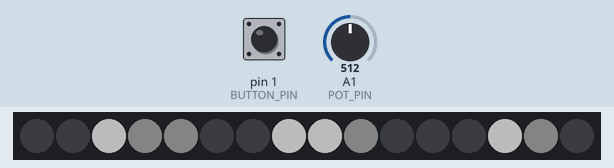
Simulated run of this sketch. Board: Arduino Uno, built with avr-gcc and run on an emulated ATmega328P. Shown: 16 RGB LEDs in strip order, left to right. The inputs (shaded band) are chosen by the test bench; at power-on: pin 1 (BUTTON_PIN) HIGH, A1 (POT_PIN) = 512. Dim RGB values are drawn brighter than linear; colours are those a GRB WS2812 strip shows for the declared byte order; random numbers use the default seed unless the sketch sets one.

Above: at 3.2 s.
3.3 s: pin 1 (BUTTON_PIN) pulled LOW for 0.15 s
At 4.4 s:
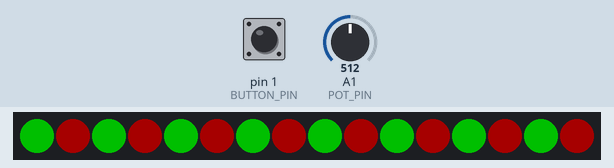
6.4 s: pin 1 (BUTTON_PIN) pulled LOW for 1 s
At 7.79 s:
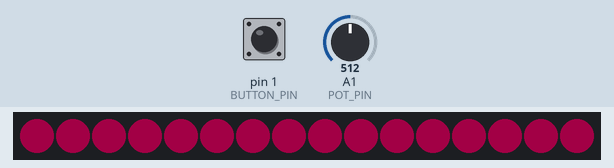
8.0 s: A1 (POT_PIN) set to 122
At 8.19 s:
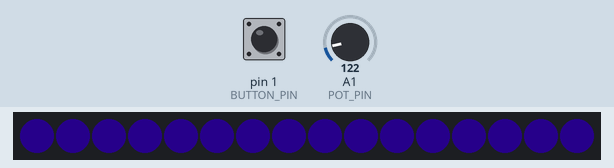
9.9 s: pin 1 (BUTTON_PIN) pulled LOW for 0.15 s
10.6 s: A1 (POT_PIN) set to 170
At 10.67 s:
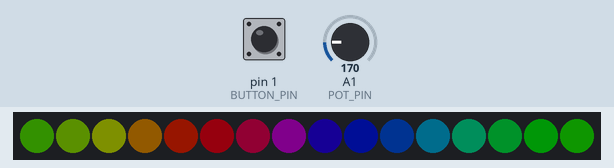
13.6 s: A1 (POT_PIN) set to 0
At 13.79 s:
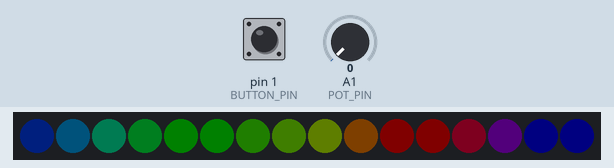
Timing chart, 0 to 16.5 s (numbered marks = the images above; inputs shaded):
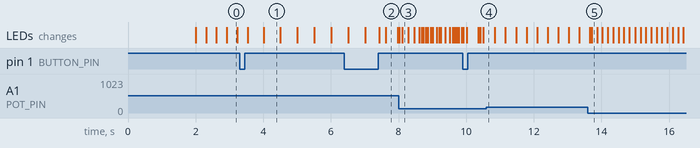

The sketch:

Led_Tree.ino
```cpp
#include <FastLED.h>

//#include <avr/interrupt.h>
#define NUM_LEDS 16
#define DATA_PIN 0
#define POT_PIN A1
#define BUTTON_PIN 1
#define MIN_BRIGHTNESS 5
#define MAX_BRIGHTNESS 160
#define NUM_PATTERNS 7
CRGB leds[NUM_LEDS];
volatile int pattern = 0;
unsigned long sensorDelay = 40;
unsigned long lastSensor = 0;
bool lastButtonState = HIGH;
int timer;


void redGreen() {
  if (timer%1000>500) {
    for (int i = 0; i < NUM_LEDS; i++) {
      if (i % 2)
        leds[i] = CRGB::Red;
       else
        leds[i] = CRGB::Green;
    }
  }
  else
  {
    for (int i = 0; i < NUM_LEDS; i++) {
      if (i % 2)
        leds[i] = CRGB::Green;
      else
        leds[i] = CRGB::Red;
    }
  }
}

void fallingLights(){
  int state = 3-(timer%2000)/500;
  for (int i = 0; i<4; i++){
    leds[i*4+(state+i)%4] = CRGB::White;
  }
  fadeToBlackBy(leds,16,20);
}

//Sweep around the HSV spectrum once every 5 seconds
void hueSweep() {
  byte hue = timer / 20;
  CRGB currColor = CHSV(hue, 255,200);
  for(int i = 0; i < NUM_LEDS; ++i) {
    leds[i] = currColor;
  }
}
void dark(){
   for (int i = 0; i< NUM_LEDS;i++){
      leds[i]=CRGB::Black;
   }
}
void rainbow(){
   byte hue = timer / 20;
   fill_rainbow(leds,NUM_LEDS,hue,16);
}
void glitter(){
  if( random8() < 50)
    leds[ random16(NUM_LEDS) ] += CRGB::White;
}

void setup() {
  delay(2000);
  pinMode(BUTTON_PIN, INPUT_PULLUP);
  FastLED.addLeds<WS2812B, DATA_PIN, RGB>(leds, NUM_LEDS);
  FastLED.setBrightness(40);
}

void loop() {
  timer = millis()%10000;
  switch(pattern){
    case 0:
      fallingLights();
    break;
    case 1:
      redGreen();
    break;
    case 2:
      hueSweep();
    break;
    case 3:
      rainbow();
    break;
    case 4:
      rainbow();
      glitter();
    break;
    case 5:
      switch(timer/2000){
          case 0:
            fallingLights();
          break;
          case 1:
            redGreen();
          break;
          case 2:
            hueSweep();
          break;
          case 3:
            rainbow();
          break;
          case 4:
            rainbow();
            glitter();
          break;
      }
    break;
    case 6:
      dark();
    break;
  }
  FastLED.show();

  int reading = analogRead(POT_PIN);
  FastLED.setBrightness(map(reading, 0, 1023, MIN_BRIGHTNESS, MAX_BRIGHTNESS));

  bool buttonState = digitalRead(BUTTON_PIN);
  if(buttonState != lastButtonState && buttonState == HIGH) {
    ++pattern;
    pattern = pattern % NUM_PATTERNS;
  }
  lastButtonState = buttonState;
  delay(15);
}


/*
ISR(PCINT0_vect){
//  pattern++;
//  pattern = pattern %2;
  leds[0] = CRGB::Red;
  FastLED.show();
}
*/
```

Measured:
- what the display in image 1 shows lasts 0.5 s, from 4.0 s to 4.5 s
